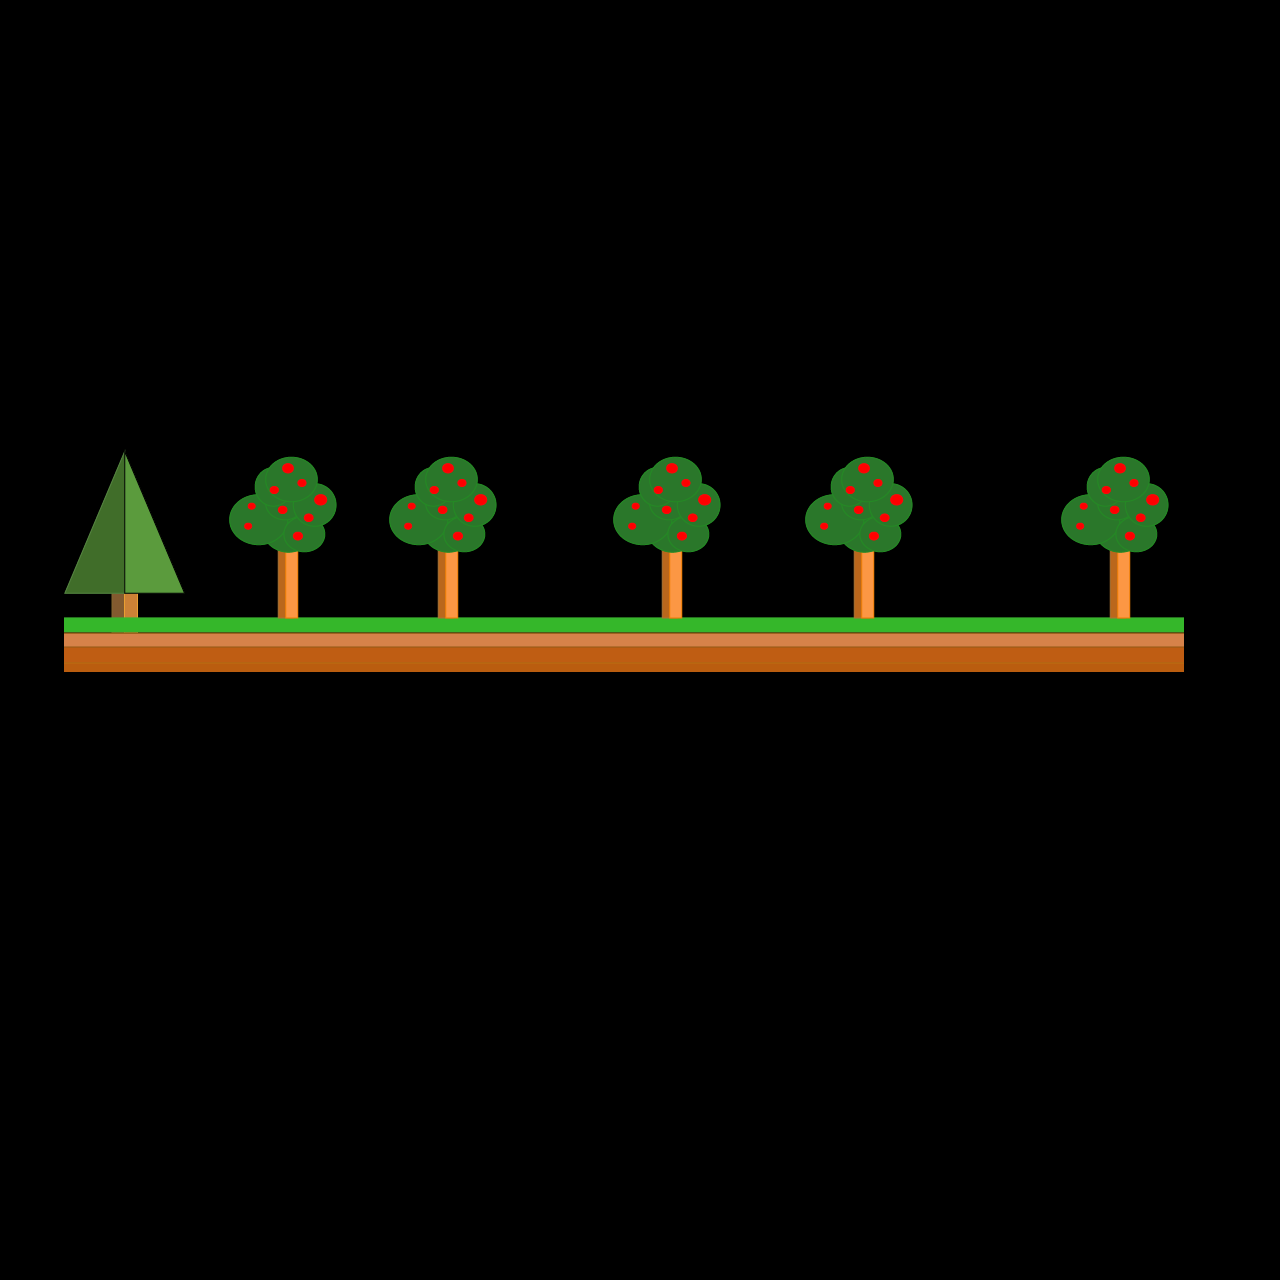

Below is a game level as drawn by its tile map, then a one-line description and the .tmx that defines it (tile-layer data replaced by summaries):
An orthogonal 40x40 tile map with 32x32 px tiles, 2 tile layers (Tile Layer 1, Tile Layer 2).

<map version="1.0" orientation="orthogonal" width="40" height="40" tilewidth="32" tileheight="32">
 <tileset firstgid="1" name="mytile" tilewidth="32" tileheight="32">
  <image source="images/mytile.png" width="410" height="247" />
 </tileset>
 <layer name="Tile Layer 1" width="40" height="40">
  <data>[1600 cells, 0 non-empty, 0 distinct tile ids]</data>
 </layer>
 <layer name="Tile Layer 2" width="40" height="40">
  <data>[1600 cells, 217 non-empty, 67 distinct tile ids]</data>
 </layer>
 <objectgroup name="collision" width="0" height="0" />
</map>